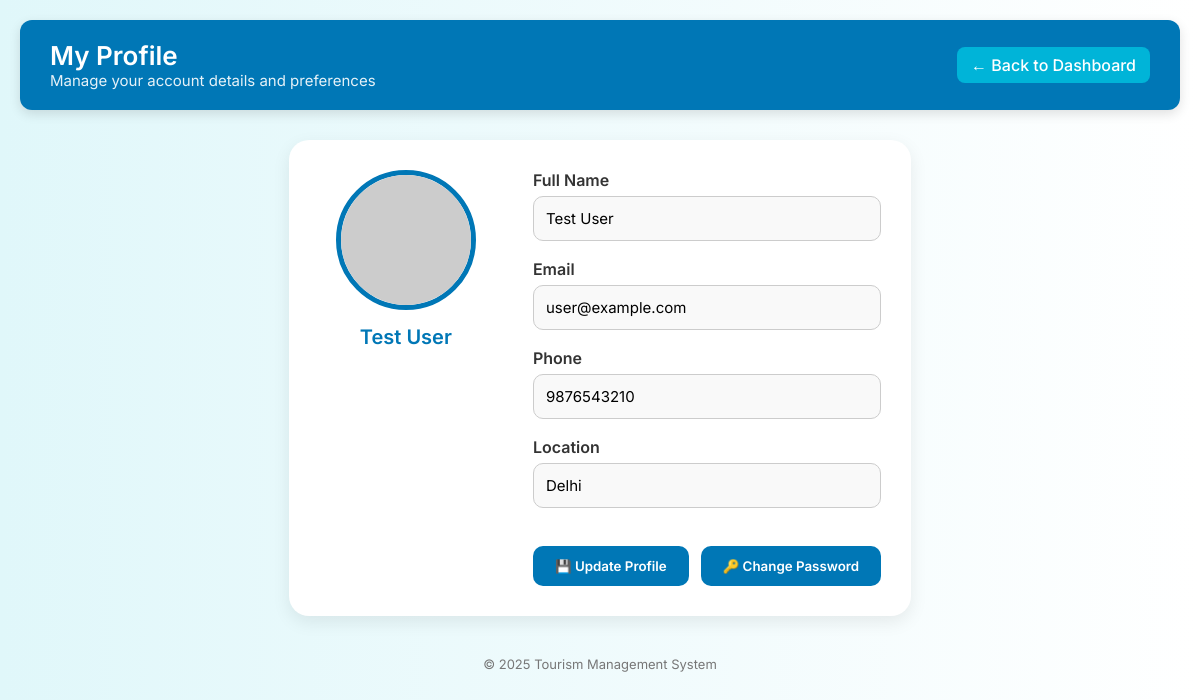
Screenshot of /profile (signed in) with the database file from the repository.
### tables this page shows
CREATE TABLE users (
        id INTEGER PRIMARY KEY AUTOINCREMENT,
        name TEXT NOT NULL,
        email TEXT UNIQUE NOT NULL,
        password TEXT NOT NULL,
        role TEXT DEFAULT 'user',
        phone TEXT,
        location TEXT,
        registration_date TEXT DEFAULT (datetime('now', 'localtime'))
    );

### app.py (the view)
@app.route('/profile')
def profile():
    if 'user_id' not in session:
        return redirect(url_for('login'))
    db = get_db()
    user = db.execute("SELECT * FROM users WHERE id = ?", (session['user_id'],)).fetchone()
    return render_template('profile.html', user=user)

### app.py (called while the page is built)
def get_db():
    if 'db' not in g:
        g.db = sqlite3.connect(DATABASE, timeout=10)
        g.db.row_factory = sqlite3.Row
        g.db.execute('PRAGMA foreign_keys = ON')
    return g.db

### templates/profile.html (shortened to what this page needs)
<!DOCTYPE html>
<html lang="en">
<head>
</head>
<body>
  <header>
    <div>
      <h1>My Profile</h1>
      <p>Manage your account details and preferences</p>
    </div>
    <div class="back-link">
      <a href="{{ url_for('main_dashboard') }}">← Back to Dashboard</a>
    </div>
  </header>
  <div class="profile-container">
    <div class="avatar">
      <img src="https://i.pravatar.cc/140?u={{ user.id }}" alt="Profile Picture">
      <h3>{{ user.name }}</h3>
    </div>
    <form method="POST" action="{{ url_for('update_profile') }}">
      <div class="details">
        <div class="info-group">
          <label for="name">Full Name</label>
          <input type="text" id="name" name="name" value="{{ user.name }}">
        </div>
        <div class="info-group">
          <label for="email">Email</label>
          <input type="email" id="email" name="email" value="{{ user.email }}">
        </div>
        <div class="info-group">
          <label for="phone">Phone</label>
          <input type="tel" id="phone" name="phone" value="{{ user.phone or '' }}">
        </div>
        <div class="info-group">
          <label for="location">Location</label>
          <input type="text" id="location" name="location" value="{{ user.location or '' }}">
        </div>
        <div class="actions">
          <button type="submit">💾 Update Profile</button>
          <a href="{{ url_for('change_password') }}">
            <button type="button">🔑 Change Password</button>
          </a>
        </div>
      </div>
    </form>
  </div>
  <footer>
    &copy; 2025 Tourism Management System
  </footer>
</body>
</html>

### templates/profile.html (style rules this page uses)
* { margin: 0; padding: 0; box-sizing: border-box; font-family: 'Inter', sans-serif; }
body { background: linear-gradient(to right, #e0f7fa, #ffffff); color: #333; min-height: 100vh; padding: 20px; display: flex; flex-direction: column; }
header { background-color: #0077b6; color: white; padding: 20px 30px; border-radius: 12px; box-shadow: 0 4px 12px rgba(0,0,0,0.12); margin-bottom: 30px; display: flex; justify-content: space-between; align-items: center; flex-wrap: wrap; }
header h1 { font-size: 26px; font-weight: 600; }
header p { font-size: 15px; opacity: 0.9; }
.back-link a { color: white; background-color: #00b4d8; text-decoration: none; padding: 8px 14px; border-radius: 8px; font-weight: 500; transition: background-color 0.3s; display: inline-block; }
.profile-container { max-width: 1000px; margin: 0 auto; background-color: white; padding: 30px; border-radius: 20px; box-shadow: 0 6px 18px rgba(0,0,0,0.08); display: grid; grid-template-columns: 1fr 2fr; gap: 40px; animation: fadeIn 0.6s ease-in-out; }
.avatar { display: flex; flex-direction: column; align-items: center; }
.avatar img { width: 140px; height: 140px; border-radius: 50%; border: 5px solid #0077b6; object-fit: cover; }
.avatar h3 { margin-top: 15px; color: #0077b6; font-size: 20px; font-weight: 600; }
.details { display: grid; gap: 18px; }
.info-group { display: flex; flex-direction: column; }
.info-group label { font-weight: 600; margin-bottom: 6px; color: #333; }
.info-group input { padding: 12px; border: 1px solid #ccc; border-radius: 10px; background: #f9f9f9; font-size: 15px; transition: border 0.3s; }
.actions { margin-top: 20px; display: flex; gap: 12px; flex-wrap: wrap; }
.actions button { padding: 12px 22px; border: none; border-radius: 10px; background-color: #0077b6; color: white; font-weight: 600; cursor: pointer; transition: background 0.3s; }
footer { margin-top: 40px; text-align: center; font-size: 13px; color: #777; }

### rows the page displays
users: name "Test User", email "user@example.com", phone "9876543210", location "Delhi"
